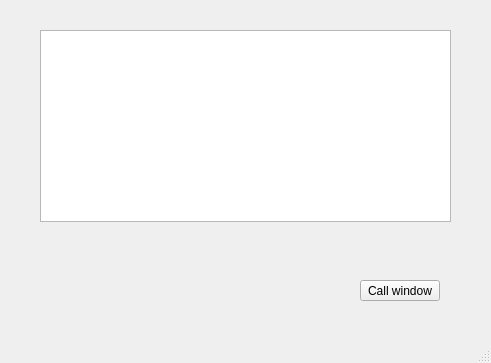
<?xml version="1.0" encoding="UTF-8"?>
<ui version="4.0">
 <class>test_DLL</class>
 <widget class="QMainWindow" name="test_DLL">
  <property name="geometry">
   <rect>
    <x>0</x>
    <y>0</y>
    <width>491</width>
    <height>363</height>
   </rect>
  </property>
  <property name="windowTitle">
   <string>MainWindow</string>
  </property>
  <widget class="QWidget" name="centralwidget">
   <widget class="QTreeView" name="treeViewDLLResults">
    <property name="geometry">
     <rect>
      <x>40</x>
      <y>30</y>
      <width>411</width>
      <height>192</height>
     </rect>
    </property>
   </widget>
   <widget class="QPushButton" name="pushButtonCallDLLWindow">
    <property name="geometry">
     <rect>
      <x>360</x>
      <y>280</y>
      <width>80</width>
      <height>21</height>
     </rect>
    </property>
    <property name="text">
     <string>Call window</string>
    </property>
   </widget>
  </widget>
  <widget class="QMenuBar" name="menubar">
   <property name="geometry">
    <rect>
     <x>0</x>
     <y>0</y>
     <width>491</width>
     <height>20</height>
    </rect>
   </property>
  </widget>
  <widget class="QStatusBar" name="statusbar"/>
 </widget>
 <resources/>
 <connections/>
</ui>
